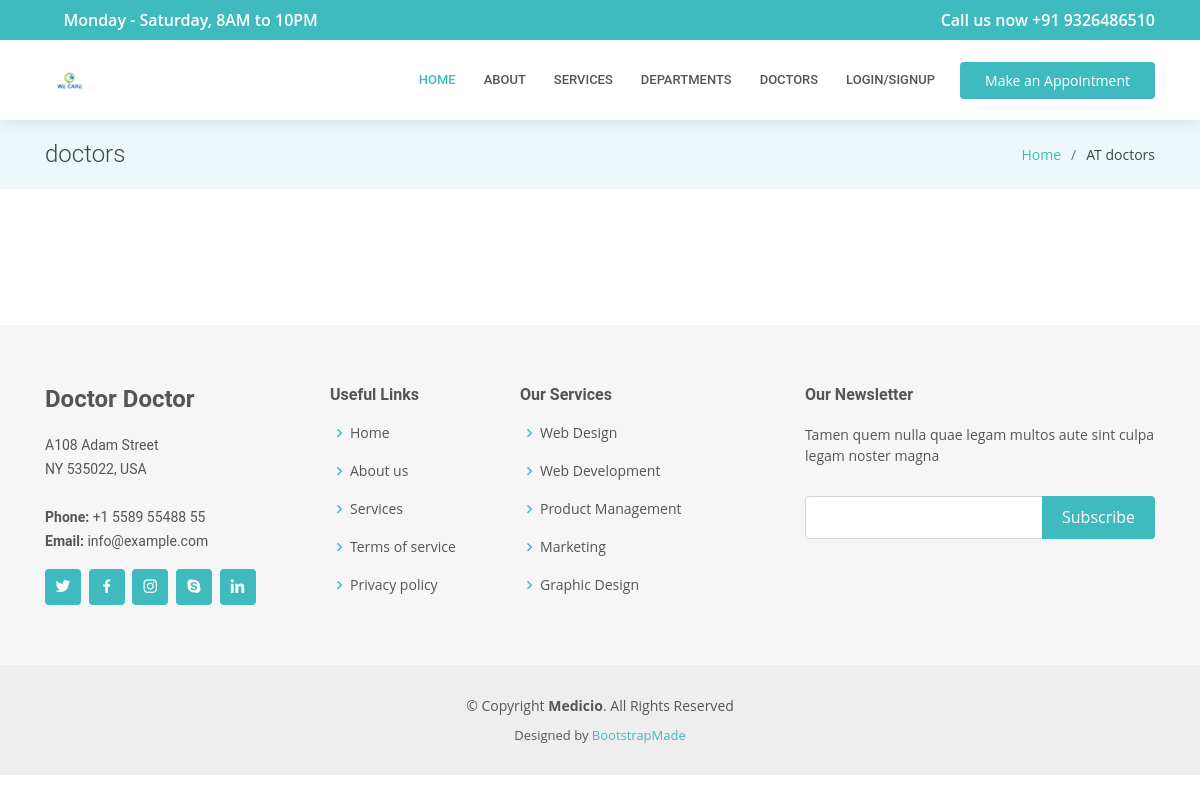
The app's page /doctors/, older data.
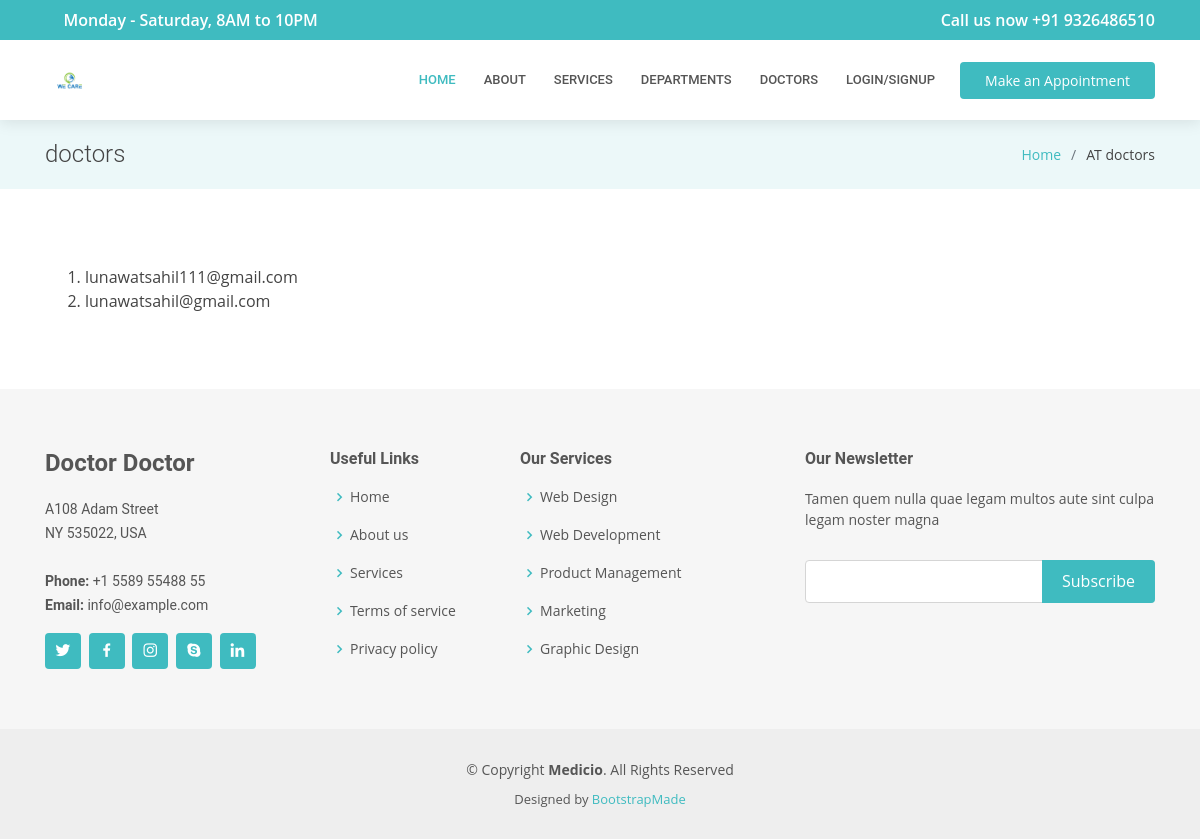
The same page, newer data.
### accounts/models.py (models this page shows, shortened)
class CustomUser(AbstractUser):
    id              = models.AutoField(primary_key=True)
    username        = models.CharField(max_length=30,null=True,blank=True)
    fullname        = models.CharField(blank=True, null=True, max_length=255)##
    is_doctor       = models.BooleanField(default=False, blank=True, null=True)
    password        = models.CharField(max_length=255)
    email           = models.EmailField(max_length=254, unique=True)
    date_of_birth   = models.DateField(blank=True, editable=True,null=True)
    date_created    = models.DateField(auto_now=True, editable=False)
    is_active       = models.BooleanField(default=True)
    is_admin        = models.BooleanField(default=False)
    USERNAME_FIELD  = 'email'
    REQUIRED_FIELDS = []
    objects = CustomUserManager()

class Doctor(CustomUser):
    speciality          = models.CharField(blank=True, null=True, max_length=512)
    college             = models.CharField(blank=True, null=True, max_length=60)
    experience_years    = models.IntegerField(blank=True,null=True)
    class Meta:
        verbose_name = 'User: Doctor'

class CustomUser(AbstractUser):
    id              = models.AutoField(primary_key=True)
    username        = models.CharField(max_length=30,null=True,blank=True)
    fullname        = models.CharField(blank=True, null=True, max_length=255)##
    is_doctor       = models.BooleanField(default=False, blank=True, null=True)
    password        = models.CharField(max_length=255)
    email           = models.EmailField(max_length=254, unique=True)
    date_of_birth   = models.DateField(blank=True, editable=True,null=True)
    date_created    = models.DateField(auto_now=True, editable=False)
    is_active       = models.BooleanField(default=True)
    is_admin        = models.BooleanField(default=False)
    USERNAME_FIELD  = 'email'
    REQUIRED_FIELDS = []
    objects = CustomUserManager()

### accounts/views.py (the view)
# urls.py: url(r'^doctors/$',v.list_doctors.as_view(),name='list_doctors'),
class list_doctors(ListView):
    model = Doctor
    template_name = 'accounts/list_doctors.html'
    context_object_name = 'doctors'

### accounts/templatetags/profile_tags.py (called while the page is built)
@register.filter(name='has_group')
def has_group(user, group_name):
    return user.groups.filter(name=group_name).exists()

### accounts/templates/accounts/list_doctors.html (shortened to what this page needs)
{% extends "DoctorDoctor/base.html" %}
{% block title_page %}doctors{% endblock %}
{% block title_in_li %}AT doctors{% endblock %}
{% block inner_page %}
<ol>
{% for i in doctors %}
<li>{{i.email}}</li>
{% endfor %}
</ol>
{% endblock %}

### templates/DoctorDoctor/base.html (shortened to what this page needs)
{% load profile_tags %}
<!DOCTYPE html>
<html lang="en">
{% load static %}
<head>
    <link href="{% static 'DoctorDoctor/assets/vendor/bootstrap/css/bootstrap.min.css' %}" rel="stylesheet">
    <link href="{% static 'DoctorDoctor/assets/vendor/icofont/icofont.min.css' %}" rel="stylesheet">
    <link href="{% static 'DoctorDoctor/assets/vendor/boxicons/css/boxicons.min.css' %}" rel="stylesheet">
    <link href="{% static 'DoctorDoctor/assets/vendor/animate.css/animate.min.css' %}" rel="stylesheet">
    <link href="{% static 'DoctorDoctor/assets/vendor/owl.carousel/assets/owl.carousel.min.css' %}" rel="stylesheet">
    <link href="{% static 'DoctorDoctor/assets/vendor/venobox/venobox.css' %}" rel="stylesheet">
    <link href="{% static 'DoctorDoctor/assets/vendor/aos/aos.css' %}" rel="stylesheet">
    <link href="{% static 'DoctorDoctor/assets/css/style.css' %}" rel="stylesheet">
</head>
<body>
    <div id="topbar" class="d-none d-lg-flex align-items-center fixed-top">
        <div class="container d-flex align-items-center justify-content-between">
            <div class="d-flex align-items-center">
                <i class="icofont-clock-time"></i> Monday - Saturday, 8AM to 10PM
            </div>
            <div class="d-flex align-items-center">
                <i class="icofont-phone"></i> Call us now +91 9326486510
            </div>
        </div>
    </div>
    <header id="header" class="fixed-top">
        <div class="container d-flex align-items-center">
            <a href="{% url 'home' %}" class="logo mr-auto"><img src="{% static 'DoctorDoctor/assets/img/logo.png' %}"
                    alt=""></a>
            <nav class="nav-menu d-none d-lg-block">
                <ul>
                    <li class="active"><a href="{% url 'home' %}">Home</a></li>
                    <li><a href="{% url 'home' %}#about">About</a></li>
                    <li><a href="{% url 'home' %}#services">Services</a></li>
                    <li><a href="{% url 'departments' %}">Departments</a></li>
                    <li><a href="{% url 'list_doctors' %}">Doctors</a></li>
                    <li>
                        {% if user.is_authenticated %}
                        <a href="{% url 'accounts:login' %}">Login/Signup</a>
                    </li>
                </ul>
            </nav>
            {% if request.user|has_group:"Doctors" %}
            <a href="{% url 'accounts:see_schedule' %}" class="appointment-btn scrollto">See Appointment Requests</a>
            {% else %}
            <a href="{% url 'accounts:make_appointment' %}" class="appointment-btn scrollto"><span
                    class="d-none d-md-inline">Make an</span>
                Appointment</a>
            {% endif %}
        </div>
    </header>
    <main id="main">
        <section class="breadcrumbs">
            <div class="container">
                <div class="d-flex justify-content-between align-items-center">
                    <h2>{% block title_page %}{% endblock %}</h2>
                    <ol>
                        <li><a href="{% url 'home' %}">Home</a></li>
                        <li>{% block title_in_li %}Login{% endblock %}</li>
                    </ol>
                </div>
            </div>
        </section>
        <section class="inner-page">
            <div class="container">
                <p>
                    {% block inner_page %}
                    {% endblock %}
                </p>
            </div>
        </section>
    </main>
    <footer id="footer">
        <div class="footer-top">
            <div class="container">
                <div class="row">
                    <div class="col-lg-3 col-md-6">
                        <div class="footer-info">
                            <h3>Doctor Doctor</h3>
                            <p>
                                A108 Adam Street <br>
                                NY 535022, USA<br><br>
                                <strong>Phone:</strong> +1 5589 55488 55<br>
                                <strong>Email:</strong> info@example.com<br>
                            </p>
                            <div class="social-links mt-3">
                                <a href="#" class="twitter"><i class="bx bxl-twitter"></i></a>
                                <a href="#" class="facebook"><i class="bx bxl-facebook"></i></a>
                                <a href="#" class="instagram"><i class="bx bxl-instagram"></i></a>
                                <a href="#" class="google-plus"><i class="bx bxl-skype"></i></a>
                                <a href="#" class="linkedin"><i class="bx bxl-linkedin"></i></a>
                            </div>
                        </div>
                    </div>
                    <div class="col-lg-2 col-md-6 footer-links">
                        <h4>Useful Links</h4>
                        <ul>
                            <li><i class="bx bx-chevron-right"></i> <a href="#">Home</a></li>
                            <li><i class="bx bx-chevron-right"></i> <a href="#">About us</a></li>
                            <li><i class="bx bx-chevron-right"></i> <a href="#">Services</a></li>
                            <li><i class="bx bx-chevron-right"></i> <a href="#">Terms of service</a></li>
                            <li><i class="bx bx-chevron-right"></i> <a href="#">Privacy policy</a></li>
                        </ul>
                    </div>
                    <div class="col-lg-3 col-md-6 footer-links">
                        <h4>Our Services</h4>
                        <ul>
                            <li><i class="bx bx-chevron-right"></i> <a href="#">Web Design</a></li>
                            <li><i class="bx bx-chevron-right"></i> <a href="#">Web Development</a></li>
                            <li><i class="bx bx-chevron-right"></i> <a href="#">Product Management</a></li>
                            <li><i class="bx bx-chevron-right"></i> <a href="#">Marketing</a></li>
                            <li><i class="bx bx-chevron-right"></i> <a href="#">Graphic Design</a></li>
                        </ul>
                    </div>
                    <div class="col-lg-4 col-md-6 footer-newsletter">
                        <h4>Our Newsletter</h4>
                        <p>Tamen quem nulla quae legam multos aute sint culpa legam noster magna</p>
                        <form action="" method="post">
                            <input type="email" name="email"><input type="submit" value="Subscribe">
                        </form>
                    </div>
                </div>
            </div>
        </div>
        <div class="container">
            <div class="copyright">
                &copy; Copyright <strong><span>Medicio</span></strong>. All Rights Reserved
            </div>
            <div class="credits">
                Designed by <a href="{% static 'https://bootstrapmade.com/' %}">BootstrapMade</a>
            </div>
        </div>
    </footer>
</body>
</html>

### static/DoctorDoctor/assets/css/style.css (style rules this page uses)
body { font-family: "Open Sans", sans-serif; color: #444444; }
a { color: #3fbbc0; }
h1, h2, h3, h4, h5, h6 { font-family: "Roboto", sans-serif; }
#topbar { background: #3fbbc0; color: #fff; height: 40px; font-size: 16px; font-weight: 600; transition: all 0.5s; }
#topbar i { padding-right: 6px; }
#header { background: #fff; transition: all 0.5s; z-index: 997; padding: 20px 0; top: 40px; box-shadow: 0px 2px 15px rgba(0, 0, 0, 0.1); }
#header .logo { font-size: 28px; margin: 0; padding: 0; line-height: 1; font-weight: 600; letter-spacing: 0.5px; text-transform: uppercase; }
#header .logo img { max-height: 40px; }
.nav-menu ul { margin: 0; padding: 0; list-style: none; }
.nav-menu > ul { display: flex; }
.nav-menu > ul > li { position: relative; white-space: nowrap; padding: 10px 0 10px 28px; }
.nav-menu a { display: block; position: relative; color: #555555; transition: 0.3s; font-size: 13px; font-family: "Roboto", sans-serif; text-transform: uppercase; font-weight: 500; }
.nav-menu a:hover, .nav-menu .active > a, .nav-menu li:hover > a { color: #3fbbc0; }
.appointment-btn { margin-left: 25px; background: #3fbbc0; color: #fff; border-radius: 4px; padding: 8px 25px; white-space: nowrap; transition: 0.3s; font-size: 14px; display: inline-block; }
.mobile-nav { position: fixed; top: 55px; right: 15px; bottom: 15px; left: 15px; z-index: 9999; overflow-y: auto; background: #fff; transition: ease-in-out 0.2s; opacity: 0; visibility: hidden; border-radius: 10px; padding: 10px 0; }
.mobile-nav * { margin: 0; padding: 0; list-style: none; }
.mobile-nav a { display: block; position: relative; color: #555555; padding: 10px 20px; font-weight: 500; outline: none; }
.mobile-nav a:hover, .mobile-nav .active > a, .mobile-nav li:hover > a { color: #3fbbc0; text-decoration: none; }
section { padding: 60px 0; overflow: hidden; }
.breadcrumbs { padding: 20px 0; background-color: #ecf8f9; min-height: 40px; margin-top: 120px; }
.breadcrumbs h2 { font-size: 24px; font-weight: 300; margin: 0; }
.breadcrumbs ol { display: flex; flex-wrap: wrap; list-style: none; padding: 0; margin: 0; font-size: 14px; }
.breadcrumbs ol li + li { padding-left: 10px; }
.breadcrumbs ol li + li::before { display: inline-block; padding-right: 10px; color: #6c757d; content: "/"; }
#footer { background: #eeeeee; padding: 0 0 30px 0; color: #555555; font-size: 14px; }
#footer .footer-top { background: #f6f6f6; padding: 60px 0 30px 0; }
#footer .footer-top .footer-info { margin-bottom: 30px; }
#footer .footer-top .footer-info h3 { font-size: 24px; margin: 0 0 20px 0; padding: 2px 0 2px 0; line-height: 1; font-weight: 700; }
#footer .footer-top .footer-info p { font-size: 14px; line-height: 24px; margin-bottom: 0; font-family: "Roboto", sans-serif; }
#footer .footer-top .social-links a { font-size: 18px; display: inline-block; background: #3fbbc0; color: #fff; line-height: 1; padding: 8px 0; margin-right: 4px; border-radius: 4px; text-align: center; width: 36px; height: 36px; transition: 0.3s; }
#footer .footer-top h4 { font-size: 16px; font-weight: 600; position: relative; padding-bottom: 12px; }
#footer .footer-top .footer-links { margin-bottom: 30px; }
#footer .footer-top .footer-links ul { list-style: none; padding: 0; margin: 0; }
#footer .footer-top .footer-links ul i { padding-right: 2px; color: #3fbbc0; font-size: 18px; line-height: 1; }
#footer .footer-top .footer-links ul li { padding: 10px 0; display: flex; align-items: center; }
#footer .footer-top .footer-links ul li:first-child { padding-top: 0; }
#footer .footer-top .footer-links ul a { color: #555555; transition: 0.3s; display: inline-block; line-height: 1; }
#footer .footer-top .footer-newsletter form { margin-top: 30px; background: #fff; padding: 6px 10px; position: relative; border: 1px solid #d5d5d5; border-radius: 4px; }
#footer .footer-top .footer-newsletter form input[type="email"] { border: 0; padding: 4px; width: calc(100% - 110px); }
#footer .footer-top .footer-newsletter form input[type="submit"] { position: absolute; top: -1px; right: -1px; bottom: -1px; border: 0; background: none; font-size: 16px; padding: 0 20px; background: #3fbbc0; color: #fff; transition: 0.3s; border-radius: 0 4px 4px 0; }
#footer .copyright { text-align: center; padding-top: 30px; }
#footer .credits { padding-top: 10px; text-align: center; font-size: 13px; }

Row changes from the older to the newer data that the page shows:
added Doctor: email "lunawatsahil111@gmail.com"
added Doctor: email "lunawatsahil@gmail.com"
